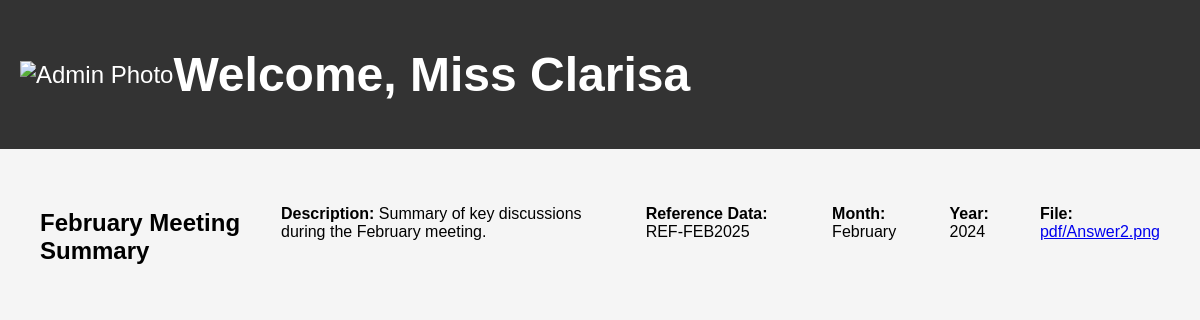
/path2/check_memo/2, run on the app's committed database.
### admin_user/models.py (models this page shows)
class MemoTable(models.Model):
    title = models.CharField(max_length=255)
    description = models.TextField(max_length=255)
    reference_data = models.CharField(max_length=50)
    month = models.CharField(max_length=50)
    year = models.CharField(max_length=50)
    recent = models.BooleanField(default=True)
    file = models.FileField(upload_to='pdf/')
    class Meta:
        db_table = 'memo_table'

### admin_user/views.py (the view)
# urls.py: path('path2/check_memo/<int:id>',views.memo_check_view,name='memo_check_view'),
def memo_check_view(request,id):
    memo_entry = get_object_or_404(MemoTable,id=id)
    return render(request,'memo_content_2.html',{'memo_entry':memo_entry})

### templates/memo_content_2.html (shortened to what this page needs)
<!DOCTYPE html>
<html lang="en">
<head>
</head>
<body>
    <header>
        <img src="francis.jpg" alt="Admin Photo">
        <h1>Welcome, Miss Clarisa</h1>
      </header>
<main>
    <h2>{{ memo_entry.title }}</h2>
    <p><strong>Description:</strong> {{ memo_entry.description }}</p>
    <p><strong>Reference Data:</strong> {{ memo_entry.reference_data }}</p>
    <p><strong>Month:</strong> {{ memo_entry.month }}</p>
    <p><strong>Year:</strong> {{ memo_entry.year }}</p>
    <p><strong>File:</strong> <a href="{{ memo_entry.file.url }}">{{ memo_entry.file }}</a></p>
</main>
</body>
</html>

### templates/memo_content_2.html (style rules this page uses)
* { box-sizing: border-box; font-family: Arial, sans-serif; }
body { margin: 0; padding: 0; background-color: #f5f5f5; }
header { background-color: #333; color: white; padding: 15px 20px; font-size: 24px; min-height:120px; display: flex; align-items: center; }
main { display: flex; justify-content: center; align-items: flex-start; padding: 40px; gap: 40px; }

### data on the page
MemoTable: title "February Meeting Summary", description "Summary of key discussions during the February meeting.", reference_data "REF-FEB2025", month "February", year "2024", file "pdf/Answer2.png"
